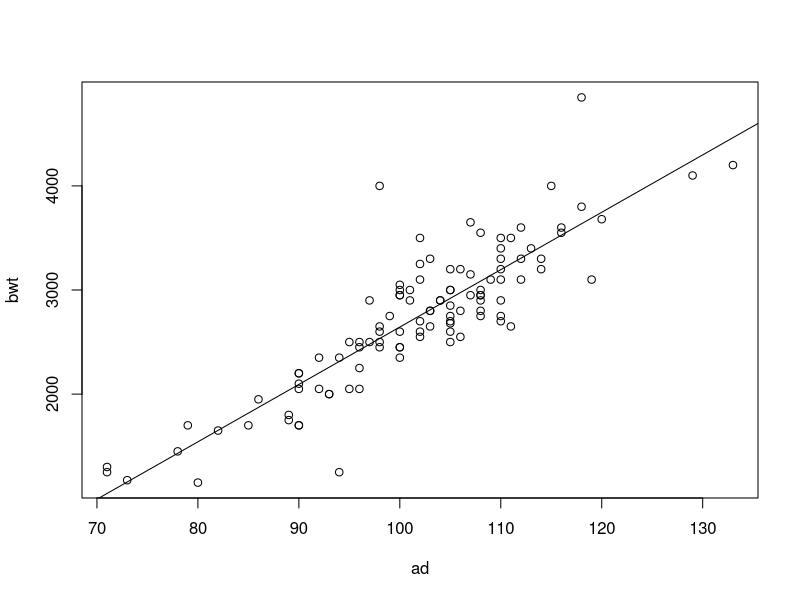
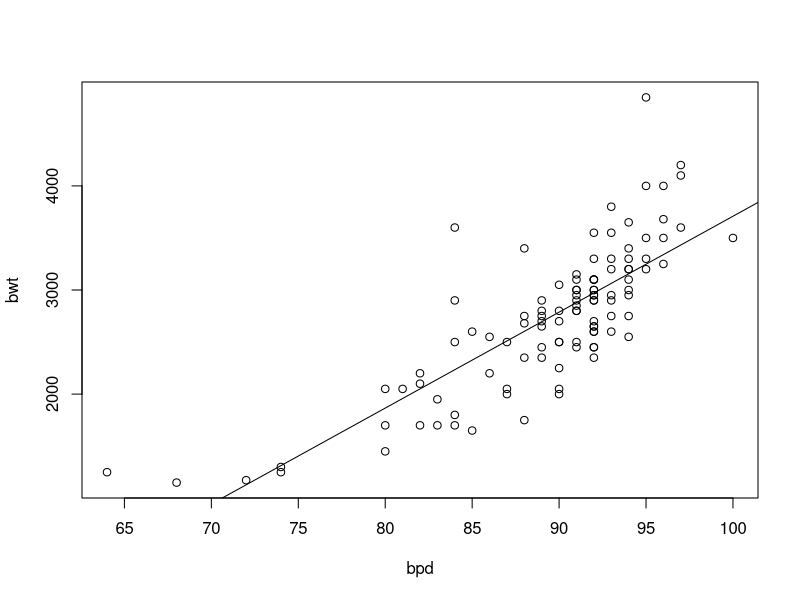

These charts were generated, in order, by the following R code:
data1<-read.table("secher.txt",header=T)
model1<-lm(bwt~bpd,data=data1)
model2<-lm(bwt~ad,data=data1)
png(filename="bwt_ad.png")
bwt_ad.png<-plot(bwt~ad,data=data1)
abline(model2)
dev.off()
png(filename="bwt_bpd.png")
bwt_ad.png<-plot(bwt~bpd,data=data1)
abline(model1)
dev.off()

sum.model1<-summary(model1)
R21<-sum.model1$r.squared
f1<-sum.model1$fstatistic
intercept<-model1$coefficients[1]
slope<-model1$coefficients[2]
p.value<-pf(f1[1],f1[2],f1[3],lower.tail=F)
output1<-sprintf("for bwt~bpd model R2=%f,p value=%f,slope=%f,intercept=%f",R21,p.value,slope,intercept)
cat(output1,"\n")


sum.model2<-summary(model2)
R21<-sum.model2$r.squared
f1<-sum.model2$fstatistic
intercept<-model2$coefficients[1]
slope<-model2$coefficients[2]
p.value<-pf(f1[1],f1[2],f1[3],lower.tail=F)
output1<-sprintf("for bwt~ad model R2=%f,p-value=%f,slope=%f,intercept=%f",R21,p.value,slope,intercept)
cat(output1,"\n")

model3<-lm(bwt~bpd+ad,data=data1)
R21<-sum.model2$r.squared
f1<-sum.model2$fstatistic
p.value<-pf(f1[1],f1[2],f1[3],lower.tail=F)
output1<-sprintf("for bwt~bpd+ad model R2=%f and p-value=%f",R21,p.value)
cat(output1,"\n")

